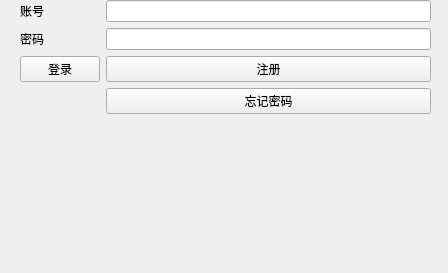
<?xml version="1.0" encoding="UTF-8"?>
<ui version="4.0">
 <class>MainWindow</class>
 <widget class="QMainWindow" name="MainWindow">
  <property name="geometry">
   <rect>
    <x>0</x>
    <y>0</y>
    <width>448</width>
    <height>273</height>
   </rect>
  </property>
  <property name="windowTitle">
   <string>MainWindow</string>
  </property>
  <property name="tabShape">
   <enum>QTabWidget::Triangular</enum>
  </property>
  <widget class="QWidget" name="centralwidget">
   <widget class="QWidget" name="formLayoutWidget">
    <property name="geometry">
     <rect>
      <x>20</x>
      <y>0</y>
      <width>411</width>
      <height>271</height>
     </rect>
    </property>
    <layout class="QFormLayout" name="formLayout">
     <item row="11" column="0">
      <widget class="QPushButton" name="pushButtonLogin">
       <property name="text">
        <string>登录</string>
       </property>
      </widget>
     </item>
     <item row="11" column="1">
      <widget class="QPushButton" name="pushButtonRegist">
       <property name="text">
        <string>注册</string>
       </property>
      </widget>
     </item>
     <item row="8" column="1">
      <widget class="QLineEdit" name="lineEditPassword"/>
     </item>
     <item row="8" column="0">
      <widget class="QLabel" name="labelPassword">
       <property name="text">
        <string>密码</string>
       </property>
      </widget>
     </item>
     <item row="7" column="0">
      <widget class="QLabel" name="labelAccount">
       <property name="text">
        <string>账号</string>
       </property>
      </widget>
     </item>
     <item row="7" column="1">
      <widget class="QLineEdit" name="lineEditAccount"/>
     </item>
     <item row="12" column="1">
      <widget class="QPushButton" name="pushButtonForget">
       <property name="text">
        <string>忘记密码</string>
       </property>
      </widget>
     </item>
    </layout>
   </widget>
  </widget>
 </widget>
 <resources/>
 <connections/>
</ui>
